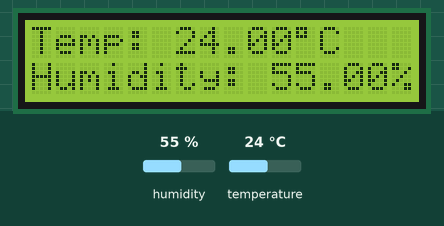
Recording of a sketch running on a simulated Arduino Uno, built with avr-gcc and run on an emulated ATmega328P. On the bench: 16×2 character LCD. Wiring (inferred from the names in the program): DHT11 sensor: data pin 7. The inputs (shaded band) are chosen by the test bench; at power-on: humidity 55 %, temperature 24 °C.

Above: at 1.6 s.
1.7 s: humidity set to 22 %
At 3.7 s:
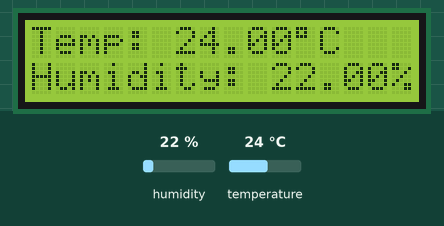
4.6 s: temperature set to 12 °C
At 7.5 s:
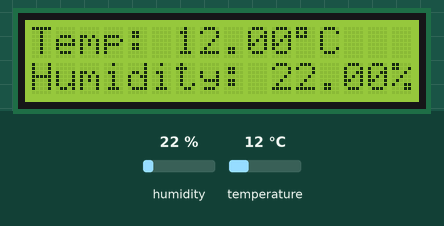
8.6 s: humidity set to 40 %
At 12.4 s:
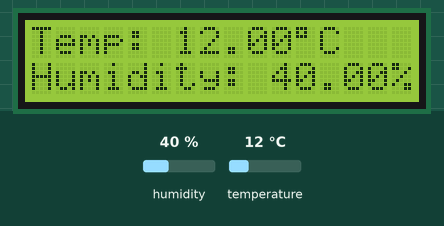
12.7 s: temperature set to 19 °C
At 16.2 s:
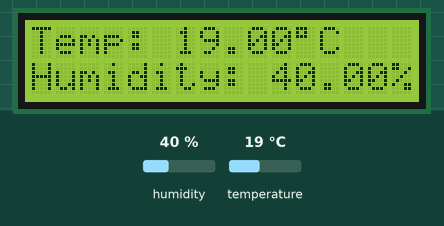
Timing chart, 0 to 17.7 s (numbered marks = the images above; inputs shaded):
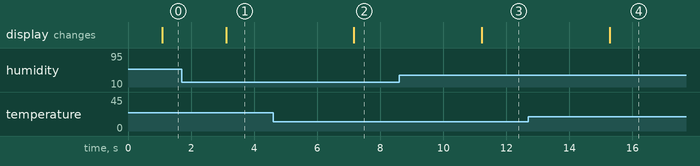

The sketch:

Temperature_Thermistor_LCD_Output.ino
```cpp
#include <dht.h>
#include <LiquidCrystal.h>

LiquidCrystal lcd(12, 11, 5, 4, 3, 2);

dht DHT;

#define DHT11_PIN 7

void setup(){
  lcd.begin(16, 2);
}

void loop()
{
  int chk = DHT.read11(DHT11_PIN);
  delay(1000);
  lcd.setCursor(0,0);
  lcd.print("Temp: ");
  lcd.print(DHT.temperature);
  lcd.print((char)223);
  lcd.print("C");
  lcd.setCursor(0,1);
  lcd.print("Humidity: ");
  lcd.print(DHT.humidity);
  lcd.print("%");
  delay(1000);
}
```

Measured:
- after the input at 1.7 s, the display: changes after 1.4 s (image 1)
- after the input at 4.6 s, the display: changes after 2.6 s (image 2)
- after the input at 8.6 s, the display: changes after 2.6 s (image 3)
- after the input at 12.7 s, the display: changes after 2.6 s (image 4)
